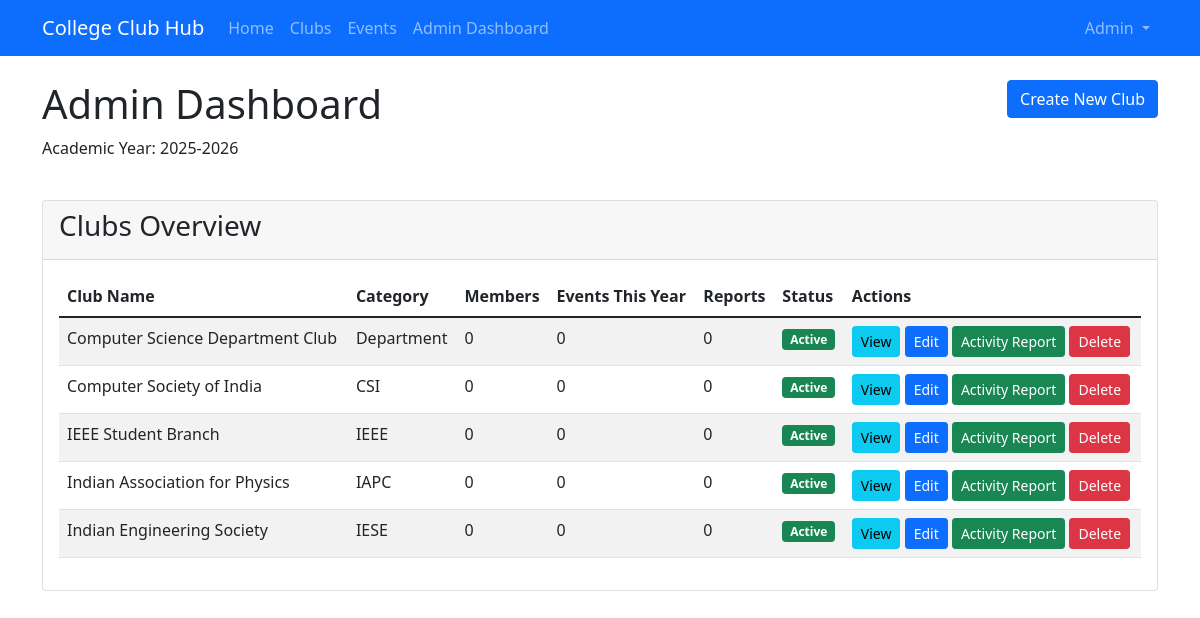
Page /admin_dashboard.php (signed in) on the committed database.
### tables this page shows
CREATE TABLE IF NOT EXISTS users (
    id INT AUTO_INCREMENT PRIMARY KEY,
    name VARCHAR(100) NOT NULL,
    email VARCHAR(100) NOT NULL UNIQUE,
    password VARCHAR(255) NOT NULL,
    user_type ENUM('student', 'club_leader', 'admin') NOT NULL,
    student_id VARCHAR(50) NULL,
    profile_image VARCHAR(255) NULL,
    branch VARCHAR(10) NULL,
    year VARCHAR(2) NULL,
    section VARCHAR(2) NULL,
    created_at TIMESTAMP DEFAULT CURRENT_TIMESTAMP,
    updated_at TIMESTAMP DEFAULT CURRENT_TIMESTAMP ON UPDATE CURRENT_TIMESTAMP,
    club_id INT NULL
);

CREATE TABLE IF NOT EXISTS clubs (
    id INT AUTO_INCREMENT PRIMARY KEY,
    name VARCHAR(100) NOT NULL,
    description TEXT NOT NULL,
    logo VARCHAR(255) NULL,
    category ENUM('IEEE', 'CSI', 'IAPC', 'IESE', 'Department') NOT NULL,
    established_date DATE NULL,
    created_at TIMESTAMP DEFAULT CURRENT_TIMESTAMP,
    updated_at TIMESTAMP DEFAULT CURRENT_TIMESTAMP ON UPDATE CURRENT_TIMESTAMP,
    is_active BOOLEAN DEFAULT TRUE
);

### includes/auth.php (called while the page is built, shortened)
<?php
function isLoggedIn() {
    return isset($_SESSION['user_id']) && isset($_SESSION['user_type']);
}
function isAdmin() {
    return isLoggedIn() && $_SESSION['user_type'] === 'admin';
}
?>

### includes/functions.php (called while the page is built, shortened)
<?php
function getUserDetails($user_id) {
    global $conn;
    $stmt = $conn->prepare("SELECT * FROM users WHERE id = ?");
    $stmt->bind_param("i", $user_id);
    $stmt->execute();
    return $stmt->get_result()->fetch_assoc();
}
?>

### admin_dashboard.php (the view, shortened to what this page needs)
<?php
require_once 'includes/db_connection.php';
require_once 'includes/functions.php';
require_once 'includes/auth.php';
$current_month = date('m');
$current_year = date('Y');
$academic_year_start = ($current_month >= 6) ? $current_year : $current_year - 1;
$academic_year_end = $academic_year_start + 1;
$start_date = $academic_year_start . '-06-01';
$end_date = $academic_year_end . '-05-31';
$stmt = $conn->prepare("
    SELECT
        c.*,
        COUNT(DISTINCT cm.id) as member_count,
        COUNT(DISTINCT e.id) as event_count,
        COUNT(DISTINCT er.id) as report_count
    FROM clubs c
    LEFT JOIN club_members cm ON c.id = cm.club_id AND cm.active_status = 1
    LEFT JOIN events e ON c.id = e.club_id
        AND e.event_date BETWEEN ? AND ?
    LEFT JOIN event_reports er ON e.id = er.event_id
    GROUP BY c.id
    ORDER BY c.name
");
$stmt->bind_param("ss", $start_date, $end_date);
$stmt->execute();
$clubs = $stmt->get_result()->fetch_all(MYSQLI_ASSOC);
?>
<!DOCTYPE html>
<html lang="en">
<head>
    <link href="https://cdn.jsdelivr.net/npm/bootstrap@5.1.3/dist/css/bootstrap.min.css" rel="stylesheet">
</head>
<body>
    <?php include 'includes/navbar.php'; ?>
    <div class="container mt-4">
        <div class="row mb-4">
            <div class="col">
                <h1>Admin Dashboard</h1>
                <p>Academic Year: <?php echo $academic_year_start . '-' . $academic_year_end; ?></p>
            </div>
            <div class="col text-end">
                <a href="create_club.php" class="btn btn-primary">Create New Club</a>
            </div>
        </div>
        <div class="row">
            <div class="col">
                <div class="card">
                    <div class="card-header">
                        <h3>Clubs Overview</h3>
                    </div>
                    <div class="card-body">
                        <div class="table-responsive">
                            <table class="table table-striped">
                                <thead>
                                    <tr>
                                        <th>Club Name</th>
                                        <th>Category</th>
                                        <th>Members</th>
                                        <th>Events This Year</th>
                                        <th>Reports</th>
                                        <th>Status</th>
                                        <th>Actions</th>
                                    </tr>
                                </thead>
                                <tbody>
                                    <?php foreach ($clubs as $club): ?>
                                    <tr>
                                        <td><?php echo htmlspecialchars($club['name']); ?></td>
                                        <td><?php echo htmlspecialchars($club['category']); ?></td>
                                        <td><?php echo $club['member_count']; ?></td>
                                        <td><?php echo $club['event_count']; ?></td>
                                        <td><?php echo $club['report_count']; ?></td>
                                        <td>
                                            <span class="badge bg-<?php echo $club['is_active'] ? 'success' : 'danger'; ?>">
                                                <?php echo $club['is_active'] ? 'Active' : 'Inactive'; ?>
                                            </span>
                                        </td>
                                        <td>
                                            <a href="club_details.php?id=<?php echo $club['id']; ?>" class="btn btn-sm btn-info">View</a>
                                            <a href="edit_club.php?id=<?php echo $club['id']; ?>" class="btn btn-sm btn-primary">Edit</a>
                                            <a href="admin/club_activity_report.php?club_id=<?php echo $club['id']; ?>" class="btn btn-sm btn-success">Activity Report</a>
                                            <form action="admin_dashboard.php" method="POST" class="d-inline"
                                                  onsubmit="return confirm('Are you sure you want to delete this club?');">
                                                <button type="submit" name="delete_club" class="btn btn-sm btn-danger">Delete</button>
                                            </form>
                                        </td>
                                    </tr>
                                    <?php endforeach; ?>
                                </tbody>
                            </table>
                        </div>
                    </div>
                </div>
            </div>
        </div>
    </div>
</body>
</html>

### includes/navbar.php (shortened to what this page needs)
<nav class="navbar navbar-expand-lg navbar-dark bg-primary">
    <div class="container">
        <a class="navbar-brand" href="index.php">College Club Hub</a>
        <div class="collapse navbar-collapse" id="navbarNav">
            <ul class="navbar-nav me-auto">
                <li class="nav-item">
                    <a class="nav-link" href="index.php">Home</a>
                </li>
                <li class="nav-item">
                    <a class="nav-link" href="clubs.php">Clubs</a>
                </li>
                <li class="nav-item">
                    <a class="nav-link" href="events.php">Events</a>
                </li>
                <?php if (isLoggedIn()): ?>
                    <?php if (isAdmin()): ?>
                        <li class="nav-item">
                            <a class="nav-link" href="admin_dashboard.php">Admin Dashboard</a>
                        </li>
                    <?php elseif (isClubLeader()): ?>
                        <li class="nav-item">
                            <a class="nav-link" href="club_leader_dashboard.php">Club Dashboard</a>
                        </li>
                    <?php else: ?>
                        <li class="nav-item">
                            <a class="nav-link" href="student_dashboard.php">My Dashboard</a>
                        </li>
                    <?php endif; ?>
                <?php endif; ?>
            </ul>
            <ul class="navbar-nav">
                <?php if (isLoggedIn()): ?>
                    <li class="nav-item dropdown">
                        <a class="nav-link dropdown-toggle" href="#" id="navbarDropdown" role="button" data-bs-toggle="dropdown">
                            <?php
                            $user = getUserDetails($_SESSION['user_id']);
                            echo htmlspecialchars($user['name']);
                            ?>
                        </a>
                    </li>
                <?php endif; ?>
            </ul>
        </div>
    </div>
</nav>

### rows in the picture
users: name "Admin"
clubs: name "Computer Science Department Club", category "Department", member_count "0", event_count "0", report_count "0", is_active "Active"
clubs: name "Computer Society of India", category "CSI", member_count "0", event_count "0", report_count "0", is_active "Active"
clubs: name "IEEE Student Branch", category "IEEE", member_count "0", event_count "0", report_count "0", is_active "Active"
clubs: name "Indian Association for Physics", category "IAPC", member_count "0", event_count "0", report_count "0", is_active "Active"
clubs: name "Indian Engineering Society", category "IESE", member_count "0", event_count "0", report_count "0", is_active "Active"
